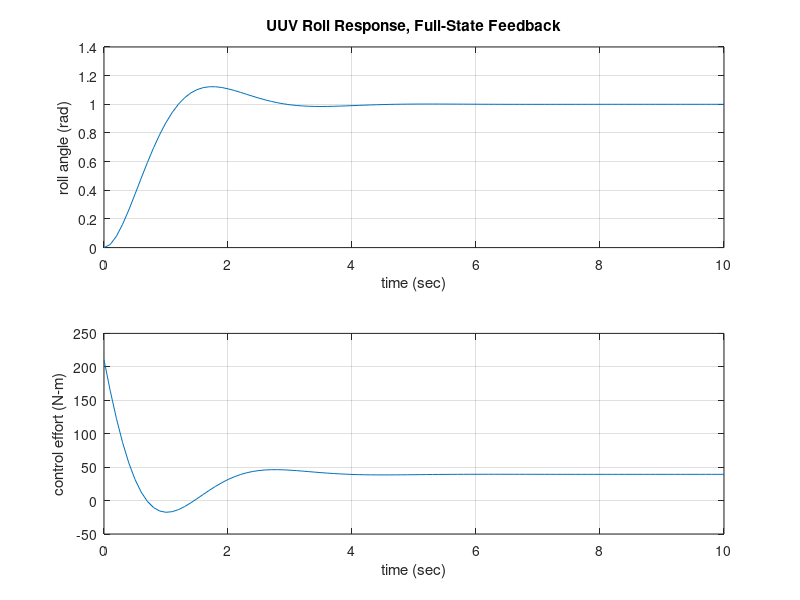

MATLAB code to generate this figure:
% Simulation of UUV for class discussion of state-space control.% Assumes full-state feedback (no estimator).  Reference input% included.J = 45;m = 200;g = 9.81;L = 0.02;b = 5;tfinal = 10;F = [-b/J -m*g*L/J; 1 0];G = [1/J; 0];H = [0 1];  J = 0;sysOL = ss(F,G,H,J);P = [-1.2-1.8j -1.2+1.8j];K = place(F,G,P)NN = inv([F G; H J])*[0; 0; 1]Nx = NN(1:2)Nu = NN(3)Nbar = Nu + K*NxFCL = F-G*KGCL = G*NbarsysCL = ss(FCL,GCL,H,J);[yCL,t,xCL] = step(sysCL,tfinal);uCL = -K*xCL' + Nbar*ones(size(t))';figure(1); clf;subplot(211); plot(t,yCL); grid;title('UUV Roll Response, Full-State Feedback');xlabel('time (sec)');ylabel('roll angle (rad)');subplot(212); plot(t,uCL); grid;xlabel('time (sec)');ylabel('control effort (N-m)');